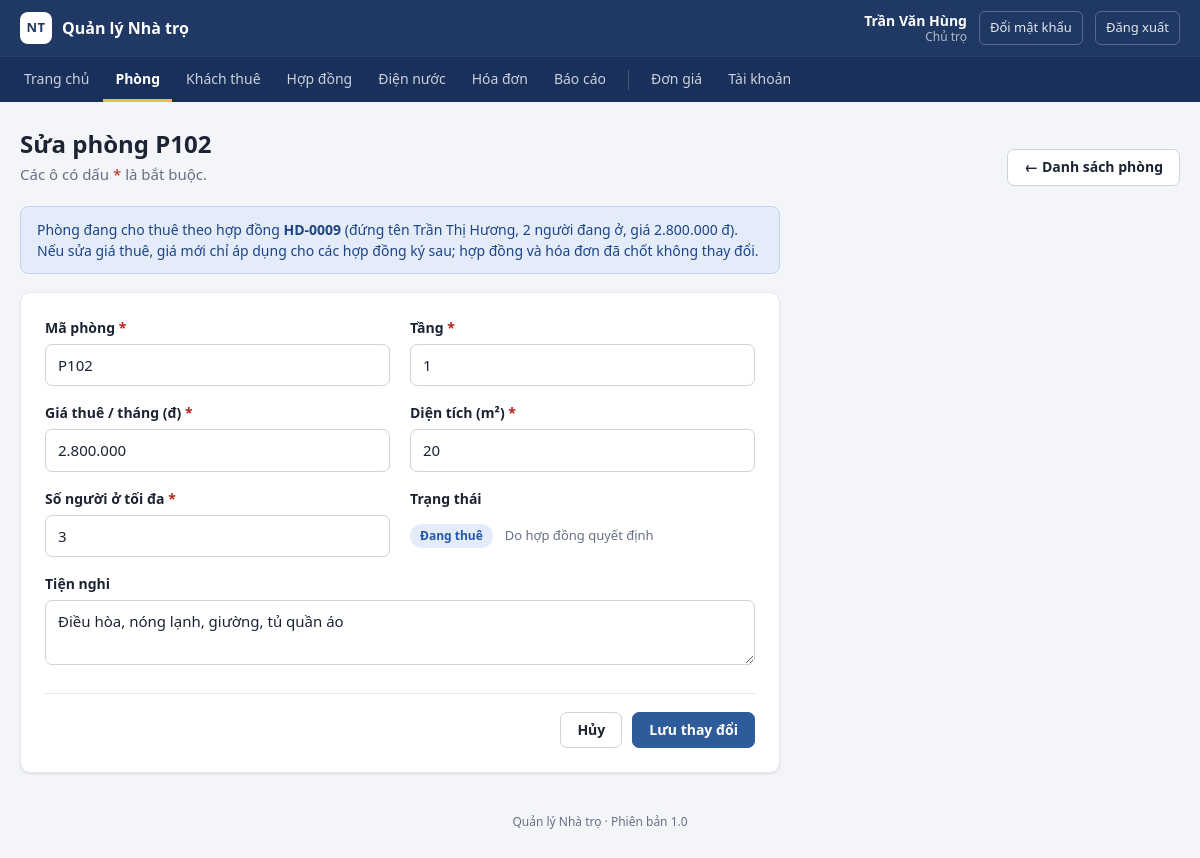
The app's page /phong_form.php?id=2 (signed in) with its own data.
### tables this page shows
CREATE TABLE phong (
    id               INT AUTO_INCREMENT PRIMARY KEY,
    ma_phong         VARCHAR(20)  NOT NULL UNIQUE COMMENT 'PH001: mã phòng không được trùng',
    tang             INT          NOT NULL,
    dien_tich        DECIMAL(5,1) NOT NULL COMMENT 'Đơn vị m2',
    gia_thue         INT          NOT NULL COMMENT 'Giá niêm yết VNĐ/tháng; hóa đơn lấy giá chốt trong hợp đồng',
    so_nguoi_toi_da  INT          NOT NULL DEFAULT 2,
    tien_nghi        VARCHAR(255) NULL,
    trang_thai       ENUM('trong', 'dang_thue', 'dang_sua') NOT NULL DEFAULT 'trong',
    ngay_tao         DATETIME NOT NULL DEFAULT CURRENT_TIMESTAMP
);

CREATE TABLE hop_dong (
    id                INT AUTO_INCREMENT PRIMARY KEY,
    ma_hop_dong       VARCHAR(20) NOT NULL UNIQUE,
    phong_id          INT  NOT NULL,
    khach_thue_id     INT  NOT NULL COMMENT 'Người đứng tên hợp đồng (đại diện)',
    ngay_bat_dau      DATE NOT NULL,
    ngay_ket_thuc     DATE NOT NULL,
    gia_thue          INT  NOT NULL COMMENT 'Giá thuê chốt lúc ký hợp đồng',
    tien_coc          INT  NOT NULL,
    so_xe             INT  NOT NULL DEFAULT 0 COMMENT 'Số xe gửi, dùng tính phí gửi xe',
    chi_so_dien_dau   INT  NOT NULL DEFAULT 0 COMMENT 'Chỉ số điện lúc nhận phòng',
    chi_so_nuoc_dau   INT  NOT NULL DEFAULT 0 COMMENT 'Chỉ số nước lúc nhận phòng',
    trang_thai        ENUM('hieu_luc', 'da_thanh_ly') NOT NULL DEFAULT 'hieu_luc',
    ngay_thanh_ly     DATE NULL,
    tien_coc_hoan     INT  NULL COMMENT 'HD005: số tiền cọc thực hoàn',
    ghi_chu_thanh_ly  VARCHAR(255) NULL,
    ngay_tao          DATETIME NOT NULL DEFAULT CURRENT_TIMESTAMP,
    CONSTRAINT fk_hopdong_phong FOREIGN KEY (phong_id) REFERENCES phong (id),
    CONSTRAINT fk_hopdong_khach FOREIGN KEY (khach_thue_id) REFERENCES khach_thue (id)
);

CREATE TABLE khach_thue (
    id             INT AUTO_INCREMENT PRIMARY KEY,
    ho_ten         VARCHAR(100) NOT NULL,
    cccd           VARCHAR(12)  NOT NULL UNIQUE COMMENT 'KT001: số CCCD không được trùng',
    so_dien_thoai  VARCHAR(10)  NOT NULL COMMENT 'KT001: đủ 10 chữ số',
    que_quan       VARCHAR(100) NULL,
    anh_cccd       VARCHAR(255) NULL COMMENT 'KT001: đường dẫn ảnh CCCD đã tải lên',
    ngay_tao       DATETIME NOT NULL DEFAULT CURRENT_TIMESTAMP,
    ngay_cap_nhat  DATETIME NULL COMMENT 'KT002: thời điểm sửa gần nhất'
);

### phong_form.php (the view, shortened to what this page needs)
<?php
$id     = isset($_GET['id']) ? (int)$_GET['id'] : 0;
$la_sua = $id > 0;
$phong_cu          = null;
$hop_dong_hien_tai = null;
$so_nguoi_dang_o   = 0;
if ($la_sua) {
    $stmt = db()->prepare('SELECT * FROM phong WHERE id = ?');
    $stmt->execute([$id]);
    $phong_cu = $stmt->fetch();
    $stmt = db()->prepare("SELECT h.id, h.ma_hop_dong, h.gia_thue, k.ho_ten
                           FROM hop_dong h JOIN khach_thue k ON k.id = h.khach_thue_id
                           WHERE h.phong_id = ? AND h.trang_thai = 'hieu_luc'");
    $stmt->execute([$id]);
    $hop_dong_hien_tai = $stmt->fetch();
    if ($hop_dong_hien_tai) {
        $stmt = db()->prepare('SELECT COUNT(*) FROM nguoi_o WHERE hop_dong_id = ? AND ngay_roi IS NULL');
        $stmt->execute([$hop_dong_hien_tai['id']]);
        $so_nguoi_dang_o = (int)$stmt->fetchColumn();
    }
}
$du_lieu = $la_sua ? [
    'ma_phong'        => $phong_cu['ma_phong'],
    'tang'            => $phong_cu['tang'],
    'dien_tich'       => rtrim(rtrim($phong_cu['dien_tich'], '0'), '.'),
    'gia_thue'        => number_format($phong_cu['gia_thue'], 0, ',', '.'),
    'so_nguoi_toi_da' => $phong_cu['so_nguoi_toi_da'],
    'tien_nghi'       => $phong_cu['tien_nghi'],
    'trang_thai'      => $phong_cu['trang_thai'],
] : [
    'ma_phong' => '', 'tang' => '', 'dien_tich' => '', 'gia_thue' => '',
    'so_nguoi_toi_da' => '2', 'tien_nghi' => '', 'trang_thai' => 'trong',
];
$loi = [];
$page_title = $la_sua ? 'Sửa phòng ' . $phong_cu['ma_phong'] : 'Thêm phòng';
require __DIR__ . '/includes/header.php';
?>
<div class="page-head">
    <div>
        <h1><?= e($page_title) ?></h1>
        <p class="muted">Các ô có dấu <span class="required">*</span> là bắt buộc.</p>
    </div>
    <a class="btn" href="phong.php">&larr; Danh sách phòng</a>
</div>
<?php if ($hop_dong_hien_tai): ?>
    <div class="alert alert-info form-note">
        Phòng đang cho thuê theo hợp đồng <strong><?= e($hop_dong_hien_tai['ma_hop_dong']) ?></strong>
        (đứng tên <?= e($hop_dong_hien_tai['ho_ten']) ?>, <?= $so_nguoi_dang_o ?> người đang ở,
        giá <?= e(tien($hop_dong_hien_tai['gia_thue'])) ?>).
        Nếu sửa giá thuê, giá mới chỉ áp dụng cho các hợp đồng ký sau; hợp đồng và hóa đơn đã chốt không thay đổi.
    </div>
<?php endif; ?>
<div class="card form-card">
    <form method="post" novalidate>
        <div class="form-grid">
            <div class="field">
                <label for="ma_phong">Mã phòng <span class="required">*</span></label>
                <input type="text" id="ma_phong" name="ma_phong" maxlength="20" placeholder="Ví dụ: P109"
                       value="<?= e($du_lieu['ma_phong']) ?>" class="<?= lop_loi($loi, 'ma_phong') ?>">
            </div>
            <div class="field">
                <label for="tang">Tầng <span class="required">*</span></label>
                <input type="text" id="tang" name="tang" inputmode="numeric" maxlength="2"
                       value="<?= e($du_lieu['tang']) ?>" class="<?= lop_loi($loi, 'tang') ?>">
            </div>
            <div class="field">
                <label for="gia_thue">Giá thuê / tháng (đ) <span class="required">*</span></label>
                <input type="text" id="gia_thue" name="gia_thue" inputmode="numeric" placeholder="Ví dụ: 2.500.000"
                       value="<?= e($du_lieu['gia_thue']) ?>" class="<?= lop_loi($loi, 'gia_thue') ?>">
            </div>
            <div class="field">
                <label for="dien_tich">Diện tích (m²) <span class="required">*</span></label>
                <input type="text" id="dien_tich" name="dien_tich" inputmode="decimal" placeholder="Ví dụ: 22,5"
                       value="<?= e($du_lieu['dien_tich']) ?>" class="<?= lop_loi($loi, 'dien_tich') ?>">
            </div>
            <div class="field">
                <label for="so_nguoi_toi_da">Số người ở tối đa <span class="required">*</span></label>
                <input type="text" id="so_nguoi_toi_da" name="so_nguoi_toi_da" inputmode="numeric" maxlength="2"
                       value="<?= e($du_lieu['so_nguoi_toi_da']) ?>" class="<?= lop_loi($loi, 'so_nguoi_toi_da') ?>">
            </div>
            <div class="field">
                <label for="trang_thai">Trạng thái</label>
                <?php if (!$la_sua): ?>
                    <div class="static-value"><?= nhan('trong', TRANG_THAI_PHONG) ?>
                        <span class="hint inline-hint">Phòng mới luôn ở trạng thái Trống</span></div>
                <?php elseif ($hop_dong_hien_tai): ?>
                    <div class="static-value"><?= nhan('dang_thue', TRANG_THAI_PHONG) ?>
                        <span class="hint inline-hint">Do hợp đồng quyết định</span></div>
                <?php endif; ?>
            </div>
            <div class="field full">
                <label for="tien_nghi">Tiện nghi</label>
                <textarea id="tien_nghi" name="tien_nghi" rows="2" maxlength="255"
                          placeholder="Ví dụ: Điều hòa, nóng lạnh, gác xép"
                          class="<?= lop_loi($loi, 'tien_nghi') ?>"><?= e($du_lieu['tien_nghi']) ?></textarea>
            </div>
        </div>
        <div class="form-actions">
            <a class="btn" href="<?= $la_sua ? 'phong_chi_tiet.php?id=' . $id : 'phong.php' ?>">Hủy</a>
            <button type="submit" class="btn btn-primary"><?= $la_sua ? 'Lưu thay đổi' : 'Thêm phòng' ?></button>
        </div>
    </form>
</div>
<?php require __DIR__ . '/includes/footer.php'; ?>

### assets/style.css (style rules this page uses)
:root { --navy: #1F3864; --primary: #2E5C9A; --primary-dark: #244A7C; --primary-soft: #E8EEF8; --bg: #F3F5F9; --card: #FFFFFF; --text: #1C2433; --muted: #667085; --border: #E3E7EE; --input: #CDD3DD; --green: #1E7B4F; --green-soft: #E3F4EA; --blue: #2356A8; --blue-soft: #E4ECFA; --amber: #9A5B00; --amber-soft: #FFF1D6; --red: #B42318; --red-soft: #FDE8E7; --grey-soft: #EEF0F3; --radius: 10px; --shadow: 0 1px 2px rgba(16, 24, 40, .05), 0 1px 3px rgba(16, 24, 40, .06); }
* { box-sizing: border-box; }
html, body { margin: 0; }
body { font-family: "Segoe UI", Roboto, "Helvetica Neue", Arial, sans-serif; font-size: 15px; line-height: 1.5; color: var(--text); background: var(--bg); }
a { color: var(--primary); text-decoration: none; }
h1 { font-size: 24px; margin: 0 0 4px; line-height: 1.3; display: flex; align-items: center; gap: 10px; flex-wrap: wrap; }
p { margin: 0 0 12px; }
.muted { color: var(--muted); }
.page-head { display: flex; justify-content: space-between; align-items: flex-end; gap: 16px; margin-bottom: 20px; flex-wrap: wrap; }
.page-head p { margin: 0; }
.card { background: var(--card); border: 1px solid var(--border); border-radius: var(--radius); box-shadow: var(--shadow); }
.btn { display: inline-flex; align-items: center; justify-content: center; gap: 6px; padding: 9px 16px; border-radius: 7px; border: 1px solid var(--input); background: #fff; color: var(--text); font: inherit; font-size: 14px; font-weight: 600; line-height: 1.2; cursor: pointer; white-space: nowrap; }
.btn-primary { background: var(--primary); border-color: var(--primary); color: #fff; }
.alert { padding: 12px 16px; border-radius: 8px; margin-bottom: 18px; font-size: 14px; border: 1px solid transparent; }
.alert-info { background: var(--blue-soft); color: #1D4486; border-color: #C3D4F2; }
.form-note { max-width: 760px; }
.field { margin-bottom: 16px; }
.field label { display: block; font-weight: 600; font-size: 14px; margin-bottom: 6px; }
.required { color: var(--red); }
input[type=text], input[type=password], input[type=date], input[type=tel], input[type=number], select, textarea { width: 100%; padding: 9px 12px; border: 1px solid var(--input); border-radius: 7px; font: inherit; color: inherit; background: #fff; }
textarea { resize: vertical; }
.hint { color: var(--muted); font-size: 13px; margin-top: 5px; }
.inline-hint { margin: 0 0 0 8px; }
.form-card { padding: 24px; max-width: 760px; }
.form-grid { display: grid; grid-template-columns: 1fr 1fr; gap: 0 20px; }
.form-grid .full { grid-column: 1 / -1; }
.form-actions { display: flex; justify-content: flex-end; gap: 10px; margin-top: 6px; padding-top: 18px; border-top: 1px solid var(--border); }
.static-value { padding: 8px 0; }

### records on screen
phong: ma_phong "Sửa phòng P102", ma_phong "P102", tang "1", dien_tich "20", so_nguoi_toi_da "3", tien_nghi "Điều hòa, nóng lạnh, giường, tủ quần áo"
hop_dong: ma_hop_dong "HD-0009", khach_thue.ho_ten "Trần Thị Hương", gia_thue "2.800.000 đ"

### other values on screen
APP_NAME "Quản lý Nhà trọ"
$nguoi_dung['ho_ten'] "Trần Văn Hùng"
VAI_TRO[$nguoi_dung['vai_tro']] "Chủ trọ"
$so_nguoi_dang_o "2"
$ten "Đang thuê"
APP_VERSION "1.0"
